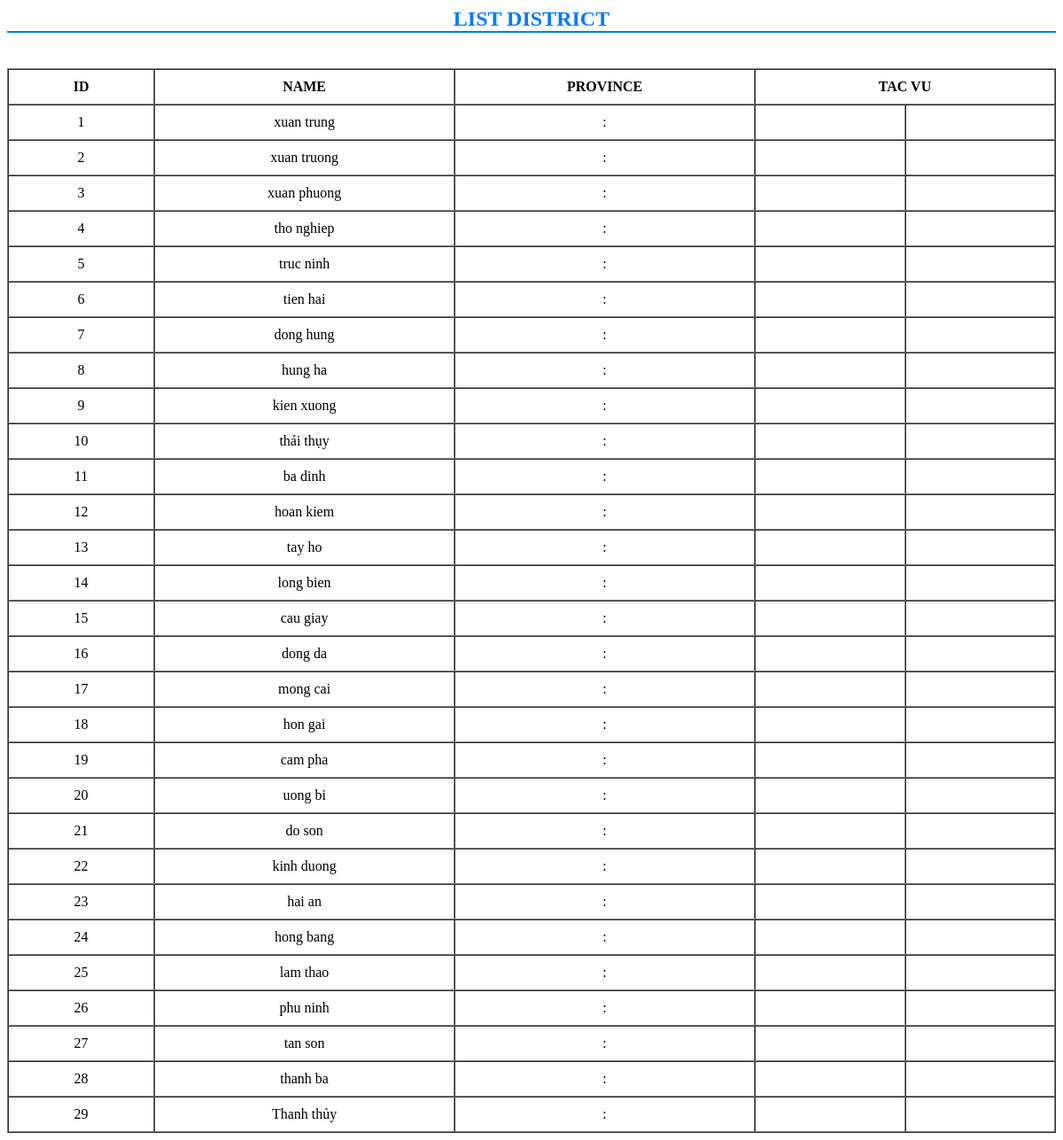
The app's page /Home/district.php with its own data.
### tables this page shows
CREATE TABLE `distristict` (
  `id` int(11) NOT NULL,
  `name` varchar(255) DEFAULT NULL,
  `province_id` int(11) DEFAULT NULL
);

### Home/district.php (the view, shortened to what this page needs)
<link rel="stylesheet" type="text/css" href="../css/dictrict.css">
<div class="holder list-district">
    <h2>LIST DISTRICT</h2>
    <table class="table-district" border="1" cellspacing="0px" cellpadding="0px">
        <tr>
            <th class="first">ID</th>
            <th>NAME</th>
            <th>PROVINCE</th>
            <th  class="action" colspan="2">TAC VU</th>
        </tr>
        <?php
        include_once("connect.php");
        $sql = "SELECT id,name,province_id FROM distristict";
        $result = mysqli_query($conn,$sql);
        while($row = mysqli_fetch_array($result)){
                $sql2 = "SELECT `id`,`name` FROM `province`
                        where`province`.`id`=' ".$row["province_id"]." ';";
                $result2 = mysqli_query($conn,$sql2);
                $row2 = mysqli_fetch_array($result2,true);
                echo "<tr >";
                    echo "<td >".$row["id"]."</td>";
                    echo "<td>".$row["name"]."</td>";
                    echo "<td>".$row2["id"].": ".$row2["name"]."</td>";
                    echo ' <td><a href="../Home/editdistrict.php?id='.$row["id"].'" class=" item btn btn-primary"><i class="fas fa-edit"></i></a></td> ';
                    echo ' <td><a href="../Home/deletedistrict.php?id='.$row["id"].'" class=" item btn btn-primary"><i class="fas fa-trash-alt"></i></a></td> ';
                echo "</tr>";
            }
        ?>
        </table>
</div>

### css/dictrict.css (style rules this page uses)
.list-district h2 { text-align: center; color: #007bff; border-bottom: 2px solid #007bff; }
.list-district .table-district { width: 100%; }
.list-district .table-district tr { height: 40px; text-align: center; }
.list-district .table-district tr .first { width: 46px; }
.list-district .table-district tr th { width: 115px; }
.list-district .table-district tr td { width: 55px; }

### records on screen
distristict: id "1", name "xuan trung"
distristict: id "2", name "xuan truong"
distristict: id "3", name "xuan phuong"
distristict: id "4", name "tho nghiep"
distristict: id "5", name "truc ninh"
distristict: id "6", name "tien hai"
distristict: id "7", name "dong hung"
distristict: id "8", name "hung ha"
distristict: id "9", name "kien xuong"
distristict: id "10", name "thái thụy"
distristict: id "11", name "ba dinh"
distristict: id "12", name "hoan kiem"
distristict: id "13", name "tay ho"
distristict: id "14", name "long bien"
distristict: id "15", name "cau giay"
distristict: id "16", name "dong da"
distristict: id "17", name "mong cai"
distristict: id "18", name "hon gai"
distristict: id "19", name "cam pha"
distristict: id "20", name "uong bi"
distristict: id "21", name "do son"
distristict: id "22", name "kinh duong"
distristict: id "23", name "hai an"
distristict: id "24", name "hong bang"
distristict: id "25", name "lam thao"
distristict: id "26", name "phu ninh"
distristict: id "27", name "tan son"
distristict: id "28", name "thanh ba"
distristict: id "29", name "Thanh thủy"
